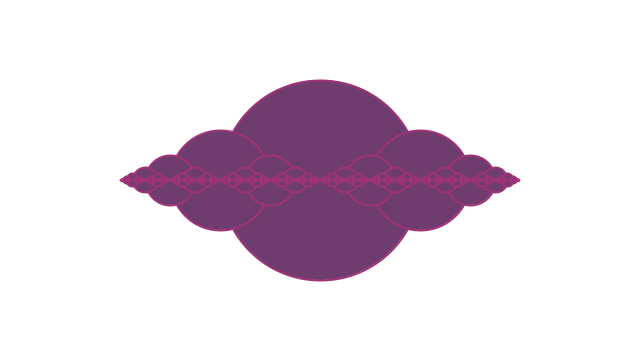
Frame 1 (no input)
Frame 60 (the mouse pressed at the canvas centre just before this capture): identical to frame 1, image omitted
Frame 120 (the mouse held since frame 60 and released just before this capture): identical to frame 1, image omitted

The Processing sketch that drew this single still picture (run headless with seeded random() and noise(); from frame 60 on, the mouse is pressed at the canvas centre):

// Processing sketch: boring_circle
// ── boring_circle.pde

void setup() {
  size(640,360);
}
 
void draw() {
  background(255);
  drawCircle(width/2,height/2,200);
}
 
void drawCircle(float x, float y, float radius) {
  strokeWeight(2);
  stroke(160, 50, 120);
  fill(110, 60, 110);
  ellipse(x, y, radius, radius);
  if(radius > 2) {
//drawCircle() calls itself twice, creating a branching effect. For every circle, a smaller circle is drawn to the left and the right.
    drawCircle(x + radius/2, y, radius/2);
    drawCircle(x - radius/2, y, radius/2);
 
  }
}
